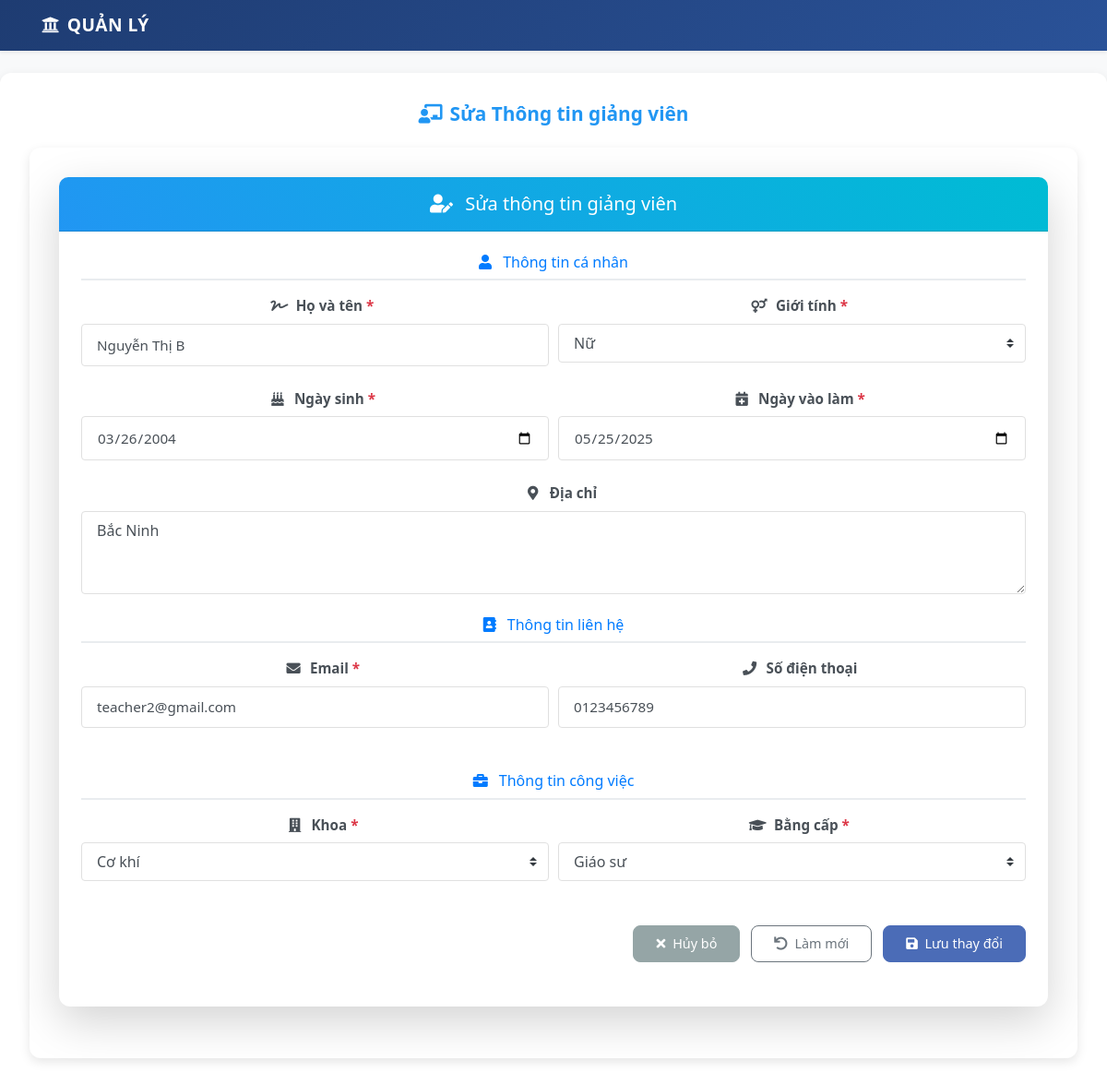
The page /modules/giaovien/sua.php?id=GV002 on the database its author committed.
### tables this page shows
CREATE TABLE giaovien (
    
    ma_gv VARCHAR(10) PRIMARY KEY,
    ho_ten VARCHAR(100) NOT NULL,
    gioi_tinh ENUM('Nam', 'Nữ') NOT NULL,
    ngay_sinh DATE,
    dia_chi TEXT,
    email VARCHAR(100) UNIQUE,
    so_dien_thoai VARCHAR(15),
    ma_khoa VARCHAR(10),
    ma_bangcap VARCHAR(10),
    ngay_vao_lam DATE,
    trang_thai TINYINT(1) DEFAULT 1,
    FOREIGN KEY (ma_khoa) REFERENCES khoa(ma_khoa),
    FOREIGN KEY (ma_bangcap) REFERENCES bangcap(ma_bangcap)
);

CREATE TABLE khoa (
    ma_khoa VARCHAR(10) PRIMARY KEY,
    ten_khoa VARCHAR(100) NOT NULL
);

CREATE TABLE bangcap (
    ma_bangcap VARCHAR(10) PRIMARY KEY,
    ten_bangcap VARCHAR(50) NOT NULL,
    he_so_luong DECIMAL(10,2) NOT NULL,
    he_so DECIMAL(3,1) NOT NULL
);

### config/auth.php (called while the page is built, shortened)
<?php
function isLoggedIn()
{
    return isset($_SESSION['user_id']);
}

### modules/giaovien/sua.php (the view, shortened to what this page needs)
<?php
require_once '../header.php';
$database = new Database();
$conn = $database->getConnection();
$id = isset($_GET['id']) ? $_GET['id'] : die('Lỗi: Không tìm thấy ID');
$stmt = $conn->prepare("SELECT * FROM giaovien WHERE ma_gv = ?");
$stmt->execute([$id]);
$giaovien = $stmt->fetch(PDO::FETCH_ASSOC);
$stmt_khoa = $conn->query("SELECT * FROM khoa");
$khoas = $stmt_khoa->fetchAll(PDO::FETCH_ASSOC);
$stmt_bangcap = $conn->query("SELECT * FROM bangcap");
$bangcaps = $stmt_bangcap->fetchAll(PDO::FETCH_ASSOC);
echo getHeader("Sửa Thông tin giảng viên");
?>
<!DOCTYPE html>
<html lang="vi">
<head>
    <link rel="stylesheet" href="https://stackpath.bootstrapcdn.com/bootstrap/4.5.2/css/bootstrap.min.css">
    <link rel="stylesheet" href="../../assets/css/style.css">
    <link rel="stylesheet" href="https://cdnjs.cloudflare.com/ajax/libs/font-awesome/5.15.4/css/all.min.css">
</head>
<body>
    <div class="container mt-4">
        <div class="card shadow-lg">
            <div class="card-header bg-gradient-info">
                <h5 class="mb-0">
                    <i class="fas fa-user-edit mr-2"></i>
                    Sửa thông tin giảng viên
                </h5>
            </div>
            <div class="card-body">
                <form method="POST" class="needs-validation" novalidate>
                    <h6 class="text-primary mb-3">
                        <i class="fas fa-user mr-2"></i>
                        Thông tin cá nhân
                    </h6>
                    <div class="form-row">
                        <div class="form-group col-md-6">
                            <label for="ho_ten">
                                <i class="fas fa-signature mr-1"></i>
                                Họ và tên <span class="text-danger">*</span>
                            </label>
                            <input type="text" id="ho_ten" name="ho_ten" class="form-control"
                                value="<?= htmlspecialchars($giaovien['ho_ten']) ?>" required>
                        </div>
                        <div class="form-group col-md-6">
                            <label for="gioi_tinh">
                                <i class="fas fa-venus-mars mr-1"></i>
                                Giới tính <span class="text-danger">*</span>
                            </label>
                            <select name="gioi_tinh" id="gioi_tinh" class="form-control" required>
                                <option value="Nữ" <?= $giaovien['gioi_tinh']=='Nữ'?'selected':'' ?>>Nữ</option>
                            </select>
                        </div>
                    </div>
                    <div class="form-row">
                        <div class="form-group col-md-6">
                            <label for="ngay_sinh">
                                <i class="fas fa-birthday-cake mr-1"></i>
                                Ngày sinh <span class="text-danger">*</span>
                            </label>
                            <input type="date" id="ngay_sinh" name="ngay_sinh" class="form-control"
                                value="<?= htmlspecialchars($giaovien['ngay_sinh']) ?>"
                                max="<?= date('Y-m-d', strtotime('-18 years')) ?>" required>
                        </div>
                        <div class="form-group col-md-6">
                            <label for="ngay_vao_lam">
                                <i class="fas fa-calendar-plus mr-1"></i>
                                Ngày vào làm <span class="text-danger">*</span>
                            </label>
                            <input type="date" id="ngay_vao_lam" name="ngay_vao_lam" class="form-control"
                                value="<?= htmlspecialchars($giaovien['ngay_vao_lam']) ?>"
                                max="<?= date('Y-m-d') ?>" required>
                        </div>
                    </div>
                    <div class="form-group">
                        <label for="dia_chi">
                            <i class="fas fa-map-marker-alt mr-1"></i>
                            Địa chỉ
                        </label>
                        <textarea name="dia_chi" id="dia_chi" class="form-control" rows="3"><?= htmlspecialchars($giaovien['dia_chi']) ?></textarea>
                    </div>
                    <h6 class="text-primary mb-3 mt-4">
                        <i class="fas fa-address-book mr-2"></i>
                        Thông tin liên hệ
                    </h6>
                    <div class="form-row">
                        <div class="form-group col-md-6">
                            <label for="email">
                                <i class="fas fa-envelope mr-1"></i>
                                Email <span class="text-danger">*</span>
                            </label>
                            <input type="email" id="email" name="email" class="form-control"
                                value="<?= htmlspecialchars($giaovien['email']) ?>" required>
                        </div>
                        <div class="form-group col-md-6">
                            <label for="so_dien_thoai">
                                <i class="fas fa-phone mr-1"></i>
                                Số điện thoại
                            </label>
                            <input type="tel" id="so_dien_thoai" name="so_dien_thoai" class="form-control"
                                value="<?= htmlspecialchars($giaovien['so_dien_thoai']) ?>"
                                pattern="[0-9]{10,11}">
                        </div>
                    </div>
                    <h6 class="text-primary mb-3 mt-4">
                        <i class="fas fa-briefcase mr-2"></i>
                        Thông tin công việc
                    </h6>
                    <div class="form-row">
                        <div class="form-group col-md-6">
                            <label for="ma_khoa">
                                <i class="fas fa-building mr-1"></i>
                                Khoa <span class="text-danger">*</span>
                            </label>
                            <select name="ma_khoa" id="ma_khoa" class="form-control" required>
                                <?php foreach ($khoas as $khoa): ?>
                                    <option value="<?= htmlspecialchars($khoa['ma_khoa']) ?>" <?= $giaovien['ma_khoa']==$khoa['ma_khoa']?'selected':'' ?>>
                                        <?= htmlspecialchars($khoa['ten_khoa']) ?>
                                    </option>
                                <?php endforeach; ?>
                            </select>
                        </div>
                        <div class="form-group col-md-6">
                            <label for="ma_bangcap">
                                <i class="fas fa-graduation-cap mr-1"></i>
                                Bằng cấp <span class="text-danger">*</span>
                            </label>
                            <select name="ma_bangcap" id="ma_bangcap" class="form-control" required>
                                <?php foreach ($bangcaps as $bangcap): ?>
                                    <option value="<?= htmlspecialchars($bangcap['ma_bangcap']) ?>" <?= $giaovien['ma_bangcap']==$bangcap['ma_bangcap']?'selected':'' ?>>
                                        <?= htmlspecialchars($bangcap['ten_bangcap']) ?>
                                    </option>
                                <?php endforeach; ?>
                            </select>
                        </div>
                    </div>
                    <div class="form-group mt-4 text-right">
                        <a href="index.php" class="btn btn-secondary mr-2">
                            <i class="fas fa-times mr-1"></i>
                            Hủy bỏ
                        </a>
                        <button type="reset" class="btn btn-outline-secondary mr-2">
                            <i class="fas fa-undo mr-1"></i>
                            Làm mới
                        </button>
                        <button type="submit" class="btn btn-primary">
                            <i class="fas fa-save mr-1"></i>
                            Lưu thay đổi
                        </button>
                    </div>
                </form>
            </div>
        </div>
    </div>
</body>
</html>

### assets/css/style.css (style rules this page uses)
body { background-color: #f8f9fa; font-family: "Segoe UI", Tahoma, Geneva, Verdana, sans-serif; }
.container.mt-4 { max-width: 1000px; padding: 1.5rem; margin-top: 1.5rem; font-size: 0.95rem; text-align: left; }
.btn { font-size: 0.9rem; padding: 0.4rem 1.2rem; }
.form-group { margin-bottom: 1.5rem; }
.form-group label { font-weight: 600; color: #2c3e50; margin-bottom: 0.5rem; }
.form-control { border-radius: 8px; border: 1px solid #e0e0e0; padding: 0.75rem 1rem; transition: all 0.3s ease; }
.form-control { height: auto !important; padding: 0.5rem 1rem; }
select.form-control { padding-right: 2rem; }
select.form-control { appearance: none; -webkit-appearance: none; -moz-appearance: none; background-size: 8px 10px; }
.form-control { border-radius: 4px; min-height: 38px; }
select.form-control option { padding: 8px; }
.card { border: none; border-radius: 10px; box-shadow: 0 4px 6px rgba(0, 0, 0, 0.1); margin-bottom: 1.5rem; transition: transform 0.3s ease, box-shadow 0.3s ease; }
.card-header { background: linear-gradient(135deg, #4b6cb7 0%, #182848 100%); color: white; border-radius: 10px 10px 0 0 !important; padding: 1rem 1.5rem; }
.card-header.bg-gradient-info { background: linear-gradient(45deg, #2196f3, #00bcd4); }
.card-body { padding: 1.5rem; }
.btn { border-radius: 8px; padding: 0.5rem 1.5rem; font-weight: 500; transition: all 0.3s ease; }
.btn-primary { background: #4b6cb7; border-color: #4b6cb7; }
.btn-secondary { background: #95a5a6; border-color: #95a5a6; }
.card-header.bg-gradient-info { background: linear-gradient(135deg, #2196f3, #00bcd4); color: white; padding: 1rem 1.5rem; font-size: 1.1rem; font-weight: 600; }
.card.shadow-lg { border-radius: 12px; transition: box-shadow 0.3s ease; }
input.form-control { font-size: 0.95rem; padding: 0.65rem 1rem; }
.container.mt-4 { max-width: 1200px; margin: 2rem auto; padding: 2rem 2rem; background-color: #ffffff; border-radius: 12px; box-shadow: 0 4px 12px rgba(0, 0, 0, 0.1); transition: box-shadow 0.3s ease; }
.container.mt-4 { max-width: 1200px; margin: 2rem auto; padding: 2rem; background-color: #ffffff; border-radius: 12px; box-shadow: 0 4px 12px rgba(0, 0, 0, 0.1); font-family: "Segoe UI", Tahoma, Geneva, Verdana, sans-serif; text-align: center; transition: box-shadow 0.3s ease; }
.card-header h5 { position: relative; display: inline-block; }
.card-header h5:after { content: ""; position: absolute; width: 0; height: 2px; bottom: -5px; left: 0; background-color: #fff; transition: width 0.3s ease; }
.form-group label { position: relative; padding-left: 15px; }
.form-group label:before { content: ""; position: absolute; left: 0; top: 50%; width: 8px; height: 8px; background: #4b6cb7; border-radius: 50%; transform: translateY(-50%) scale(0); transition: transform 0.3s ease; }
h6.text-primary { padding-bottom: 0.5rem; border-bottom: 2px solid #e9ecef; }
.form-group label { color: #495057; margin-bottom: 0.5rem; }
.form-group label i { width: 20px; }

### rows shown on the page
giaovien: ho_ten "Nguyễn Thị B", gioi_tinh "Nữ", ngay_sinh "03/26/2004", ngay_vao_lam "05/25/2025", dia_chi "Bắc Ninh", email "teacher2@gmail.com", so_dien_thoai "0123456789", ma_khoa "Cơ khí", ma_bangcap "Giáo sư"

### other values the page prints
$title "Sửa Thông tin giảng viên"
